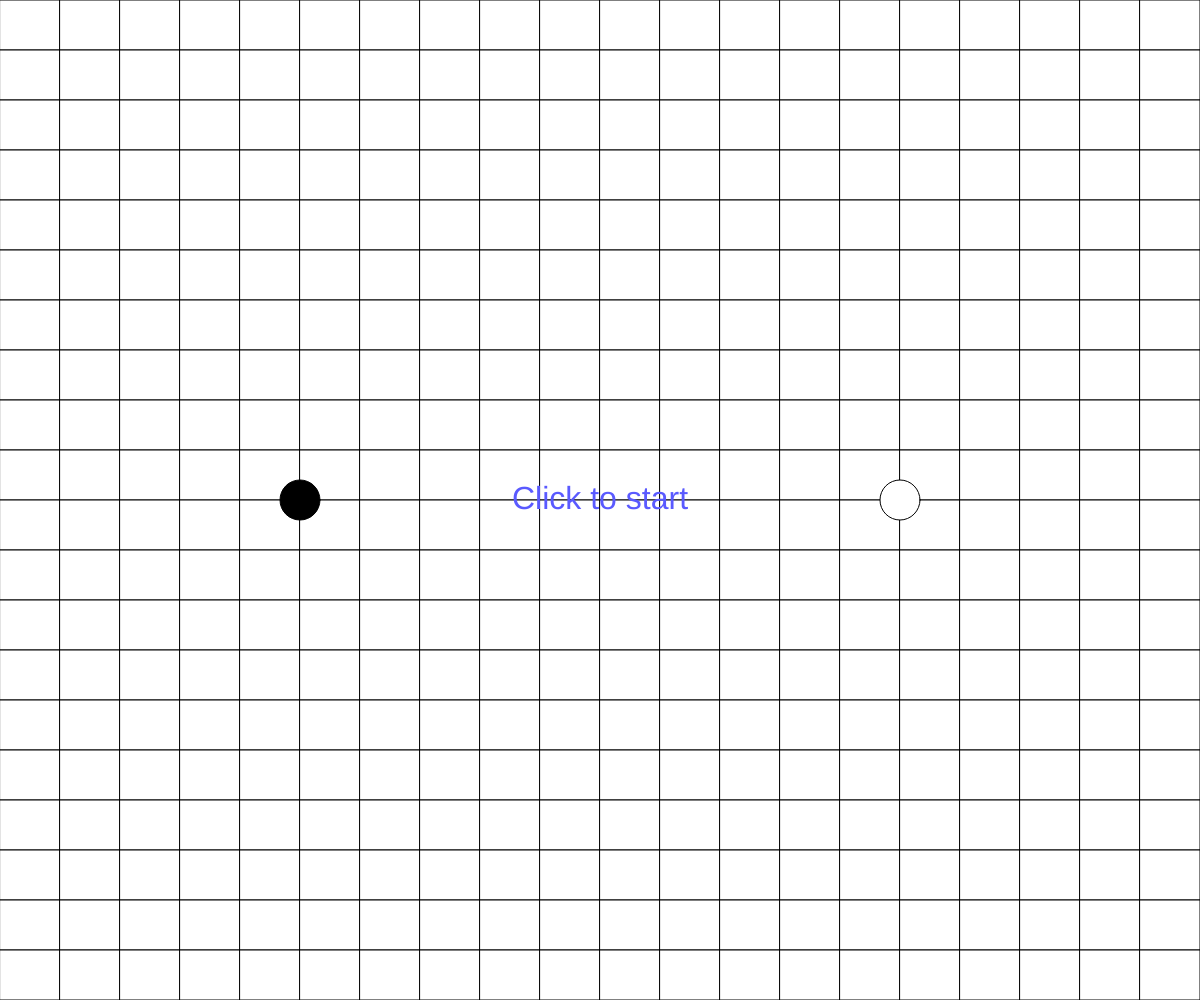
Frame 1 (no input)
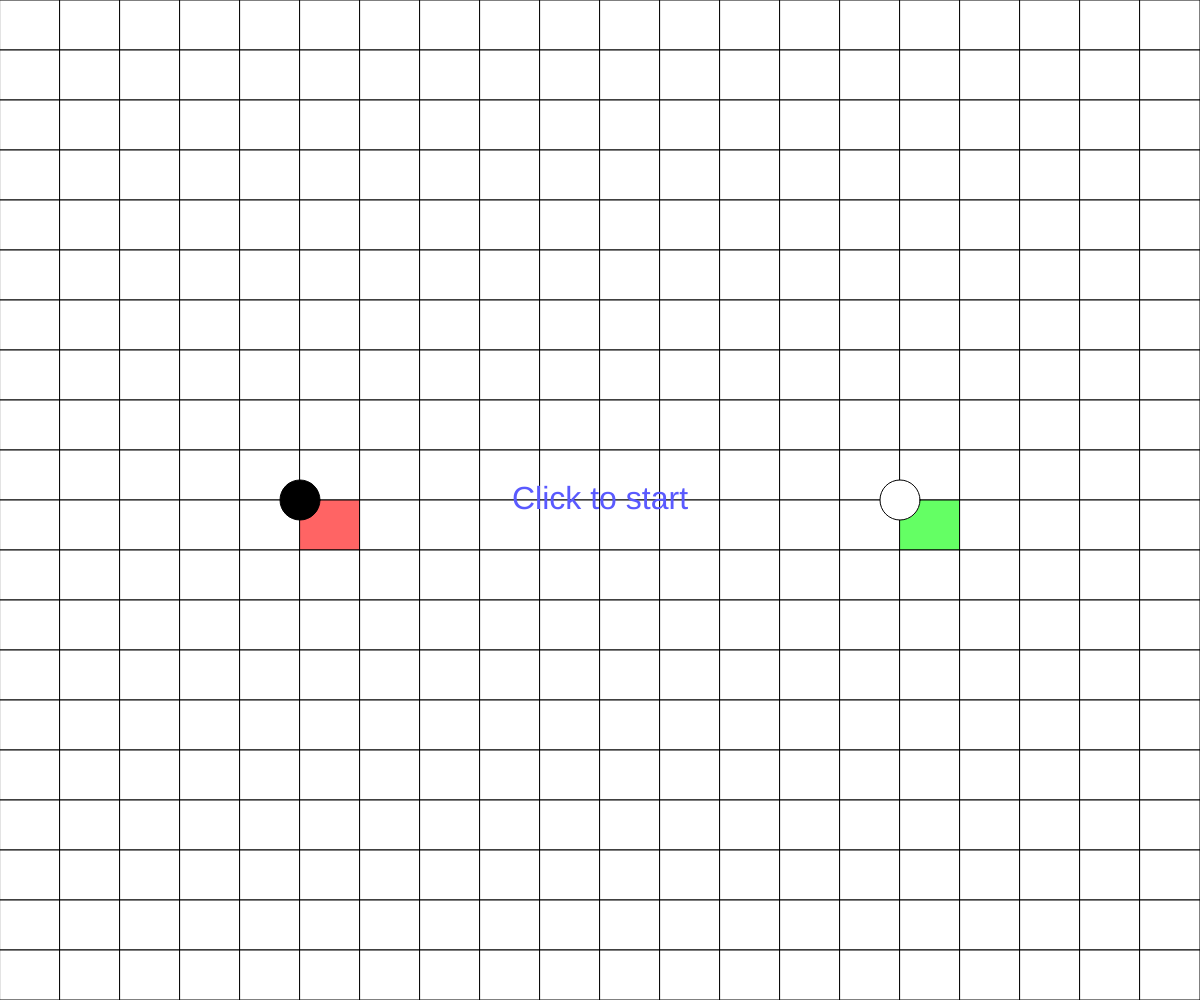
Frame 60 (no input)
Frame 120 (the mouse pressed at the canvas centre since frame 60): identical to frame 60, image omitted

The p5.js sketch that drew these frames (run headless with seeded random() and noise() and a simulated clock; from frame 60 on, the mouse is pressed at the canvas centre):

// p5.js sketch
// ── sketch.js
// スプラ〇ゥーンのような塗りつぶして自分の陣地を広げる2人対戦ゲームをイメージして作りました。
const N=20;
let field;
let x,y,a,b;
const limit = 60; // 制限時間[秒]
let startTime;
let state;
let arr ;
let scores ;
function setup(){

  createCanvas(windowWidth, windowHeight);
  x=width*3/4 ;
  y=height/2;
  a=width/4;
  b=height/2;

  textAlign(CENTER, CENTER);
textSize(32);
state = 0;
  field=[];
  for(i=0; i<N; i++){
    arr=[]
    for(j=0; j<N; j++){
      arr.push(0);
    }
 field.push(arr);
  }

  console.log(field)

}


function draw(){



  const rw = width / N;
  const rh = height / N;

  for(i=0; i<N; i++){
    for(j=0; j<N; j++){a
      let cell = field[i][j]
      if(cell == 0)
      fill(255,255,255)

      else if(cell == 1)
      fill(255,100,100)

      else if(cell == -1)
      fill(100,255,100)

      rect(rw*i, rh*j, rw ,rh)

  }
}
let ri = floor(N * x / width);
let rj = floor(N * y / height);
field[ri][rj] = -1;

let bi = floor(N * a / width);
let bj = floor(N * b / height);
field[bi][bj] = 1;


{circle(x, y, 40);
  fill(0,0,0);
  if(keyIsDown(UP_ARROW)){y-=5;}
  if(keyIsDown(DOWN_ARROW)){y+=5;}
  if(keyIsDown(LEFT_ARROW)){x-=5;}
  if(keyIsDown(RIGHT_ARROW)) {x+=5;}
  x=(x+width)%width;
  y=(y+height)%height;
}

{circle(a, b, 40);
  fill(90,90,255);
if(keyIsDown("W".charCodeAt(0))){b-=5;}
if(keyIsDown("S".charCodeAt(0))){b+=5;}
if(keyIsDown("A".charCodeAt(0))){a-=5;}
if(keyIsDown("D".charCodeAt(0))){a+=5;}
a=(a+width)%width;
b=(b+height)%height;}

let sum= 0
scores=[]
for(let i=0 ; i < field.length ; i++){
  for(let j=0 ; j< arr.length ; j++){
    sum+= field[i][j]
  }


}


if (state == 0) { // ゲーム開始前
   text("Click to start", width / 2, height / 2);
 } else if (state == 1) { // ゲーム中
   let ellapsedTime = (millis() - startTime) / 1000;
   if (ellapsedTime > limit) {
     state = 2;
   } else {
     let remainingTime = limit - ellapsedTime;
     text(floor(remainingTime), width / 2, height / 2);
   }
 } else if (state == 2) {
   if(sum>0){
   text("Red wins!", width / 2, height / 2);
   }
   else if (sum<0) {
     text("Green wins!", width / 2, height / 2);
   }
   else if (sum==0) {
      text("Draw...", width / 2, height / 2);
   }
 }
}

function mouseClicked() {
  if (state == 0) {
    startTime = millis();
    state = 1;
  }
}
